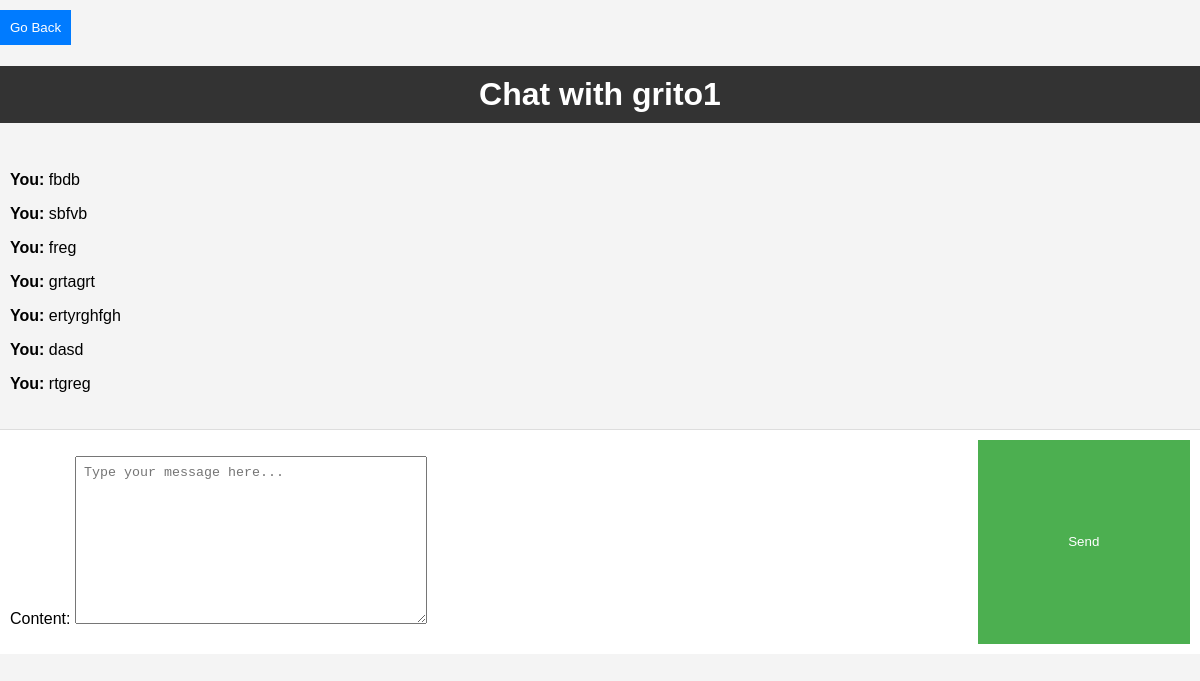
The app's page /chat/grito1/ (signed in) with its own data.
### core/models.py (models this page shows)
class Message(models.Model):
    sender = models.ForeignKey(User, related_name='sent_messages', on_delete=models.CASCADE)
    receiver = models.ForeignKey(User, related_name='received_messages', on_delete=models.CASCADE)
    content = models.TextField()
    timestamp = models.DateTimeField(auto_now_add=True)

### core/views.py (the view)
# urls.py: path('chat/<str:receiver_username>/', views.chat, name='chat'),
@login_required(login_url='signin')
def chat(request, receiver_username):
    sender = request.user
    receiver = User.objects.get(username=receiver_username)
    if request.method == 'POST':
        form = MessageForm(request.POST)
        if form.is_valid():
            content = form.cleaned_data['content']
            Message.objects.create(sender=sender, receiver=receiver, content=content)
            return redirect('chat', receiver_username=receiver_username)
    else:
        form = MessageForm()
    messages = Message.objects.filter(
        (models.Q(sender=sender, receiver=receiver) | models.Q(sender=receiver, receiver=sender)))
    return render(request, 'chatdum.html', {'form': form, 'messages': messages, 'receiver': receiver})

### core/form.py
class MessageForm(forms.ModelForm):
    def __init__(self, *args, **kwargs):
        super(MessageForm, self).__init__(*args, **kwargs)
        self.fields['content'].widget.attrs['placeholder'] = 'Type your message here...'
    class Meta:
        model = Message
        fields = ['content']

### templates/chatdum.html (shortened to what this page needs)
<!DOCTYPE html>
<html lang="en">
<head>
</head>
<body>
    <div>
        <a href="/profile/{{receiver}}"><button  id="back">Go Back</button></a>
        <h1>Chat with {{ receiver.username }}</h1>
    </div>
    <div id="chat-messages">
        {% for message in messages %}
            <p>
                {% if message.sender == user %}
                    <strong>You:</strong> {{ message.content }}
                {% else %}
                    <strong>{{ receiver.username }}:</strong> {{ message.content }}
                {% endif %}
            </p>
        {% endfor %}
    </div>
    <form method="post" action="{% url 'chat' receiver_username=receiver.username %}">
        {{ form.as_p }}
        <button type="submit">Send</button>
    </form>
</body>
</html>

### templates/chatdum.html (style rules this page uses)
body { font-family: 'Arial', sans-serif; background-color: #f4f4f4; margin: 0; padding: 0; }
#back { cursor: pointer; background-color: #007bff; color: #fff; border: none; padding: 10px; margin-top: 10px; text-decoration: none; }
h1 { background-color: #333; color: #fff; padding: 10px; text-align: center; }
#chat-messages { max-height: 300px; overflow-y: scroll; padding: 10px; }
form { margin-top: 10px; padding: 10px; background-color: #fff; border-top: 1px solid #ddd; display: flex; justify-content: space-between; }
form textarea { width: 80%; padding: 8px; }
form button { width: 18%; padding: 8px; background-color: #4CAF50; color: #fff; border: none; cursor: pointer; }

### records on screen
Message: content "fbdb"
Message: content "sbfvb"
Message: content "freg"
Message: content "grtagrt"
Message: content "ertyrghfgh"
Message: content "dasd"
Message: content "rtgreg"

### other values on screen
{{ receiver.username }} "grito1"
